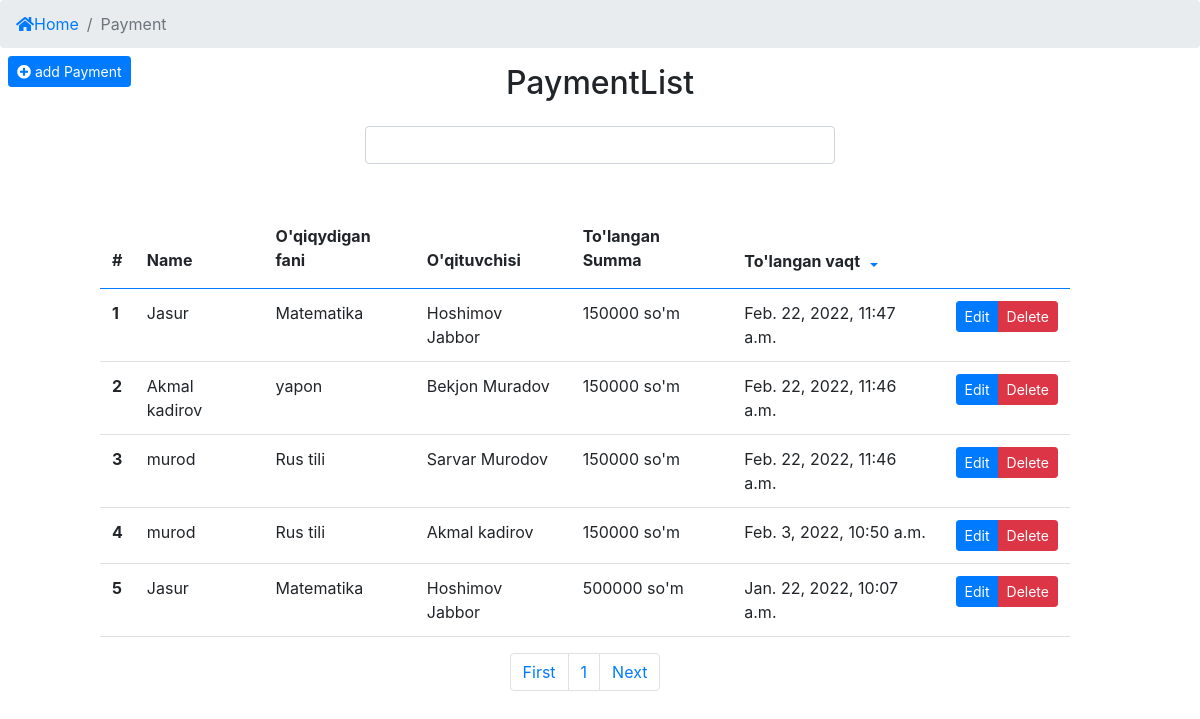
The page /profile/payment/ (signed in) on the database its author committed.
### app/models.py (models this page shows, shortened)
class Payment(models.Model):
    student = models.ForeignKey(Student, verbose_name=_("Talaba"), on_delete=models.CASCADE)
    subject = models.ForeignKey(Subject, verbose_name=_("Qaysi fan uchun"), on_delete=models.CASCADE)
    teacher = models.ForeignKey(Teacher, verbose_name=_("O'qituvchisi"), on_delete=models.CASCADE)
    payment = models.IntegerField(_("Tolov summasi"), default=0)
    payed_date = models.DateTimeField(_("To'langan vaqt"), auto_now_add=True)
    def __str__(self):
        return f'{self.student.f_name} {self.payment} so\'m'
    """Shu oyda qilingan barcha tolov"""
    """To'langan umumiy summa olish"""
    """O'qituvchilarga To'lanadigan umumiy summa"""
    """Centerning umumiy harajatlari"""
    """Shu oyda qilingan harajarlar"""
    """Centerga qoladigan soft foyda"""

class Student(models.Model):
    f_name = models.CharField(_("To'liq ismi"), max_length=100)
    subject = models.ForeignKey(Subject, verbose_name=_("O'rganadigan fani"), on_delete=models.CASCADE)
    teacher = models.ForeignKey(Teacher, verbose_name=_("O'qituvchisi"), on_delete=models.CASCADE)
    phone_num = models.CharField(_("Telefon raqami"), max_length=9)
    study_days = models.CharField(_("O'qish Kunlari"), max_length=50, choices=study_days, default='option')
    study_type = models.CharField(_("O'qish turi"), max_length=50, choices=study_type, default='option')
    lesson_time = models.CharField(_("Dars boshlanish vaqti"), max_length=50)
    registered_date = models.DateTimeField(_("Ro'yhatga olingan vaqti"), auto_now_add=True)
    """Bitta student shu oyda necha pul tolov qilganligini ko'rsatadi"""

class Subject(models.Model):
    name =models.CharField(_("Fan nomi"), max_length=100, unique=True)
    added_date = models.DateTimeField(_("qoshilgan fani"), auto_now_add=True)
    """Bitta fan uchun shu oyda qancha tolanganligini ko'rsatadi"""
    """Bitta fanda nechta o'qituvchi borligini ko'rsatadi"""
    """Bitta fanda nechta o'quvchi borligini ko'rsatadi"""

class Teacher(models.Model):
    f_name = models.CharField(_("To'liq ismi"), max_length=100)
    subject = models.ForeignKey(Subject, verbose_name=_("O'qitadigan fani"), on_delete=models.CASCADE)
    address = models.CharField(_("Manzil"), max_length=100)
    phone_num = models.CharField(_("Telefon raqami"), max_length=9)
    level = models.CharField(_("Ilmiy darajasi"), max_length=100)
    sertificate = models.ImageField(_("Sertificate"), upload_to=f'sertificetes/teachers/', null=True, blank=True)
    experience = models.CharField(_("Tajribasi"), max_length=50)
    registred_time = models.DateTimeField(_("royhatga olingan vaqt"), auto_now_add=True)
    """Bitta fan uchun shu oyda qancha tolanganligini ko'rsatadi"""
    """Bitta o'qituvchi qancha oylik olishligini ko'rsatadi"""
    """Hamma o'qituvchi qancha olishligini ko'rsatadi"""
    """Bitta O'qituvchida nechta o'quvchi borligini ko'rsatadi"""

### app/views.py (the view)
# urls.py: path("payment/", PaymentList.as_view(), name="PaymentHome"),
class PaymentList(ListView):
    model = Payment
    template_name = "payment/payment_home.html"
    ordering = '-payed_date'
    paginate_by = 5

### app/templates/payment/payment_home.html (shortened to what this page needs)
{% extends "index.html" %}
{% block content %}
<nav aria-label="breadcrumb">
    <ol class="breadcrumb">
        <li class="breadcrumb-item"><a href="{% url 'app:Home'  %}"><i class="fas fa-home"></i>Home</a></li>
        <li class="breadcrumb-item active" aria-current="page">Payment</li>
    </ol>
</nav>
<div class="text-left fixed-top mt-5">
    <a href="{% url 'app:RegisterPayment' %}" class="btn btn-primary btn-sm mt-2 ml-2"><i class="fas fa-plus-circle"></i> add Payment</a>
</div>
<div class="container1">
    <div class="wrapper text-center">
        <h2 class="">PaymentList</h2>
    </div>
    <div class="col-md-5 m-auto">
        <form action="" class="my-4" method="get">
            <input class="form-control" type="search" name="W" aria-label="search" placeholder="">
        </form>
    </div>
    <div class="row mt-5" style="margin-right: 15px;">
        <div class="col-md-10 m-auto">
            <table class="table table-hover table-borderless">
                <thead class="border-bottom border-primary">
                    <tr>
                        <th scope="col" class="pb-3">#</th>
                        <th scope="col" class="pb-3">Name</th>
                        <th scope="col" class="pb-3">O'qiqydigan fani</th>
                        <th scope="col" class="pb-3">O'qituvchisi</th>
                        <th scope="col" class="pb-3">To'langan Summa</th>
                        <th scope="col">
                            <div class="btn-group">
                                To'langan vaqt
                                <button type="button" class="btn btn-sm btn-link pb-0 dropdown-toggle dropdown-toggle-split" data-toggle="dropdown" aria-expanded="false">
                                </button>
                              </div>
                        </th>
                    </tr>
                </thead>
                <tbody class="">
                    {% for i in object_list %}
                        <tr class="border-bottom">
                            <th scope="row"> {{ forloop.counter }} </th>
                            <td>{{ i.student.f_name }}</td>
                            <td>{{ i.subject.name }}</td>
                            <td>{{ i.teacher.f_name }}</td>
                            <td>{{ i.payment }} so'm</td>
                            <td>{{ i.payed_date }}</td>
                            <td class="btn-group btn-group-sm">
                                <a href="{% url 'app:UpdatePayment' pk=i.pk %}" class="btn btn-primary">Edit</a>
                                {% if user.admin == True %}
                                    <button type="button" class="btn btn-danger" data-toggle="modal" data-target="#exampleModal{{i.pk}}">
                                        Delete
                                    </button>
                                {% endif %}
                            </td>
                        </tr>
                          </div>
                    {% endfor %}
            <nav aria-label="Page navigation example">
                <ul class="pagination justify-content-center">
                    <li class="page-item"><a href="?page=1" class="page-link">First</a></li>
                    <li class="page-item"><a href="?page={{ page_obj.number }}" class="page-link">{{ page_obj.number }}</a></li>
                    {% if page_obj.has_next %}
                        <li class="page-item"><a href="?page={{page_obj.next_page_number}}" class="page-link">Next</a></li>
                    {% endif %}
                </ul>
            </nav>
{% endblock content %}

### rows shown on the page
Payment: student.f_name "Jasur", subject.name "Matematika", teacher.f_name "Hoshimov Jabbor", payment "150000", payed_date "Feb. 22, 2022, 11:47 a.m."
Payment: student.f_name "Akmal kadirov", subject.name "yapon", teacher.f_name "Bekjon Muradov", payment "150000", payed_date "Feb. 22, 2022, 11:46 a.m."
Payment: student.f_name "murod", subject.name "Rus tili", teacher.f_name "Sarvar Murodov", payment "150000", payed_date "Feb. 22, 2022, 11:46 a.m."
Payment: student.f_name "murod", subject.name "Rus tili", teacher.f_name "Akmal kadirov", payment "150000", payed_date "Feb. 3, 2022, 10:50 a.m."
Payment: student.f_name "Jasur", subject.name "Matematika", teacher.f_name "Hoshimov Jabbor", payment "500000", payed_date "Jan. 22, 2022, 10:07 a.m."

### other values the page prints
{{ page_obj.number }} "1"
